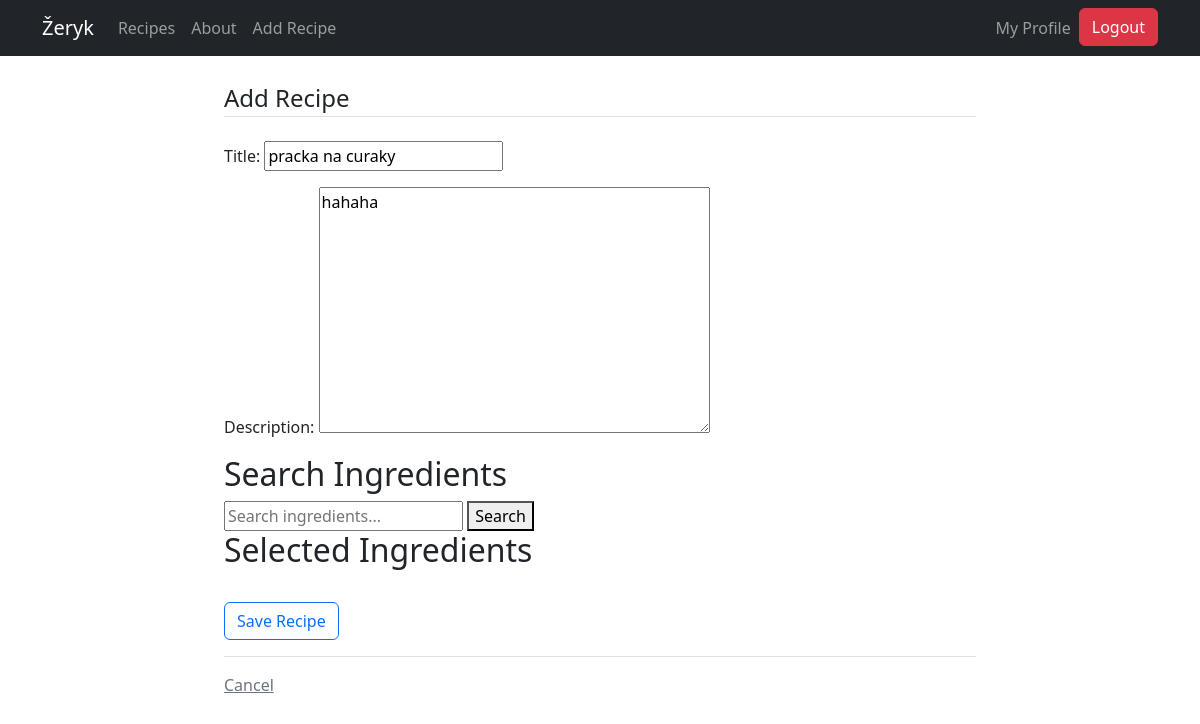
Before: /recipe/2/update (signed in) with the older database file.
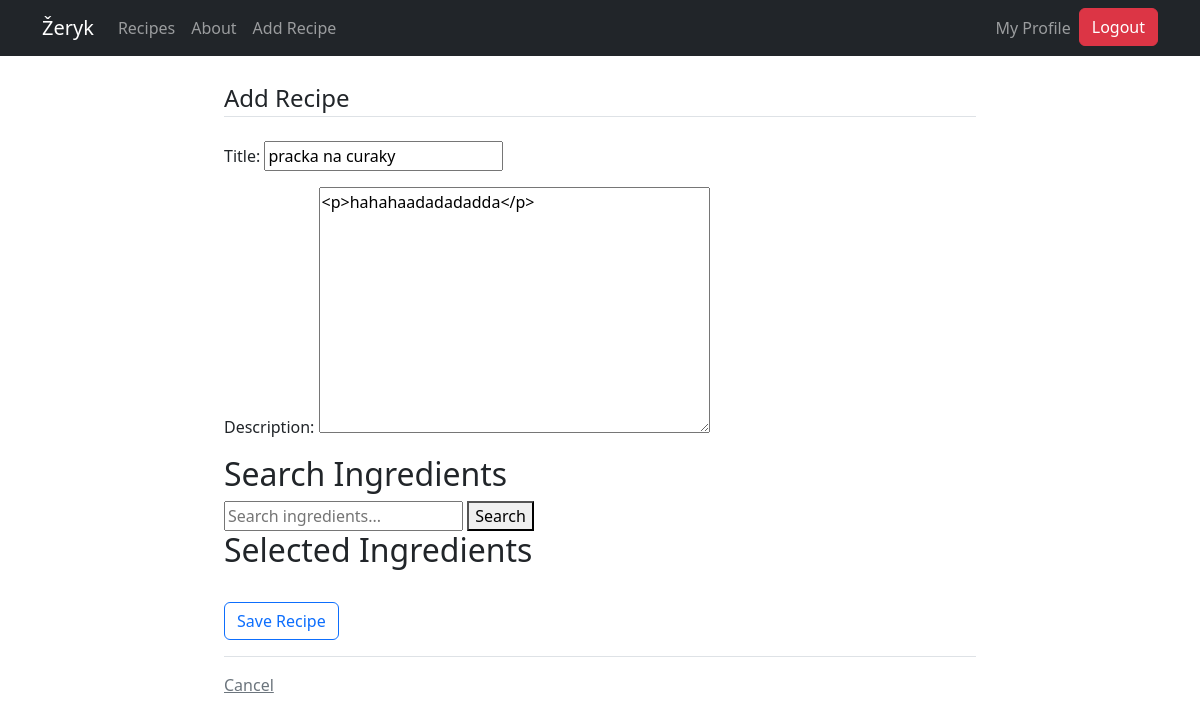
After: the same page with the newer database file.
### recipes/models.py (models this page shows, shortened)
class Recipe(models.Model):
  title = models.CharField(max_length=100)
  description = RichTextField(blank=True, null=True)
  author = models.ForeignKey(User, on_delete=models.CASCADE)
  created_at = models.DateTimeField(auto_now_add=True)
  updated_at = models.DateTimeField(auto_now=True)
  ingredients = models.ManyToManyField(Ingredient)
  likes = models.ManyToManyField(User, related_name='blog_posts')

### recipes/views.py (the view, shortened to what this page needs)
# urls.py: path('recipe/<int:pk>/update', views.RecipeUpdateView.as_view(), name="recipes-update"),
class RecipeUpdateView(LoginRequiredMixin, UserPassesTestMixin, UpdateView):
  model = models.Recipe
  fields = ['title', 'description']
  def test_func(self):
    recipe = self.get_object()
    return self.request.user == recipe.author

### recipes/templates/recipes/recipe_form.html (shortened to what this page needs)
{% extends "recipes/base.html" %}
{% load crispy_forms_tags %}
{% block content %}
<div class="container">
  <form method="POST">
    <fieldset class="form-group">
      <legend class="border-bottom mb-4">Add Recipe</legend>
    </fieldset>
    {{ form.as_p }}
    <h2>Search Ingredients</h2>
    <input type="text" name="query" id="ingredient-search" placeholder="Search ingredients...">
    <button type="button" onclick="searchIngredients()">Search</button>
    <h2>Selected Ingredients</h2>
    <div class="form-group py-3">
      <input class="btn btn-outline-primary" type="submit" value="Save Recipe" />
    </div>
  </form>
  <div class="border-top pt-3">
    <a class="text-muted" href="{% url 'recipes-home' %}">Cancel</a>
  </div>
</div>
{% endblock content %}

Changed rows visible on the page:
changed Recipe "pracka na curaky": description "hahaha" → "<p>hahahaadadadadda</p>"
